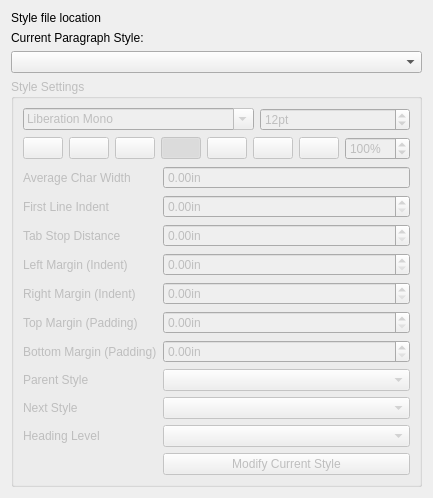
           <widget class="QWidget" name="scrollAreaWidgetContents">
            <property name="geometry">
             <rect>
              <x>0</x>
              <y>0</y>
              <width>351</width>
              <height>472</height>
             </rect>
            </property>
            <layout class="QVBoxLayout" name="verticalLayout_26">
             <item>
              <widget class="QLabel" name="style_file_path">
               <property name="toolTip">
                <string>Name of current style file</string>
               </property>
               <property name="text">
                <string>Style file location</string>
               </property>
              </widget>
             </item>
             <item>
              <widget class="QLabel" name="label_3">
               <property name="text">
                <string>Current Paragraph Style:</string>
               </property>
              </widget>
             </item>
             <item>
              <widget class="QComboBox" name="style_selector">
               <property name="focusPolicy">
                <enum>Qt::FocusPolicy::NoFocus</enum>
               </property>
              </widget>
             </item>
             <item>
              <widget class="QGroupBox" name="style_controls">
               <property name="enabled">
                <bool>false</bool>
               </property>
               <property name="title">
                <string>Style Settings</string>
               </property>
               <layout class="QVBoxLayout" name="verticalLayout_20">
                <item>
                 <layout class="QHBoxLayout" name="horizontalLayout_12">
                  <item>
                   <widget class="QFontComboBox" name="blockFont">
                    <property name="focusPolicy">
                     <enum>Qt::FocusPolicy::ClickFocus</enum>
                    </property>
                    <property name="currentFont">
                     <font>
                      <family>Courier New</family>
                      <pointsize>12</pointsize>
                     </font>
                    </property>
                   </widget>
                  </item>
                  <item>
                   <widget class="QSpinBox" name="blockFontSize">
                    <property name="focusPolicy">
                     <enum>Qt::FocusPolicy::ClickFocus</enum>
                    </property>
                    <property name="suffix">
                     <string>pt</string>
                    </property>
                    <property name="value">
                     <number>12</number>
                    </property>
                   </widget>
                  </item>
                 </layout>
                </item>
                <item>
                 <layout class="QHBoxLayout" name="horizontalLayout_15">
                  <item>
                   <widget class="QPushButton" name="blockFontBold">
                    <property name="focusPolicy">
                     <enum>Qt::FocusPolicy::NoFocus</enum>
                    </property>
                    <property name="toolTip">
                     <string>Set text italic for style</string>
                    </property>
                    <property name="text">
                     <string/>
                    </property>
                    <property name="icon">
                     <iconset resource="resources.qrc">
                      <normaloff>:/resources/edit-bold.png</normaloff>:/resources/edit-bold.png</iconset>
                    </property>
                    <property name="checkable">
                     <bool>true</bool>
                    </property>
                   </widget>
                  </item>
                  <item>
                   <widget class="QPushButton" name="blockFontItalic">
                    <property name="focusPolicy">
                     <enum>Qt::FocusPolicy::NoFocus</enum>
                    </property>
                    <property name="toolTip">
                     <string>Set text italicized for style</string>
                    </property>
                    <property name="text">
                     <string/>
                    </property>
                    <property name="icon">
                     <iconset resource="resources.qrc">
                      <normaloff>:/resources/edit-italic.png</normaloff>:/resources/edit-italic.png</iconset>
                    </property>
                    <property name="checkable">
                     <bool>true</bool>
                    </property>
                   </widget>
                  </item>
                  <item>
                   <widget class="QPushButton" name="blockFontUnderline">
                    <property name="focusPolicy">
                     <enum>Qt::FocusPolicy::NoFocus</enum>
                    </property>
                    <property name="toolTip">
                     <string>Set text underlined for style</string>
                    </property>
                    <property name="text">
                     <string/>
                    </property>
                    <property name="icon">
                     <iconset resource="resources.qrc">
                      <normaloff>:/resources/edit-underline.png</normaloff>:/resources/edit-underline.png</iconset>
                    </property>
                    <property name="checkable">
                     <bool>true</bool>
                    </property>
                   </widget>
                  </item>
                  <item>
                   <widget class="QPushButton" name="blockLeftAlign">
                    <property name="focusPolicy">
                     <enum>Qt::FocusPolicy::NoFocus</enum>
                    </property>
                    <property name="toolTip">
                     <string>Set alignment left for style</string>
                    </property>
                    <property name="text">
                     <string/>
                    </property>
                    <property name="icon">
                     <iconset resource="resources.qrc">
                      <normaloff>:/resources/edit-alignment.png</normaloff>:/resources/edit-alignment.png</iconset>
                    </property>
                    <property name="checkable">
                     <bool>true</bool>
                    </property>
                    <property name="checked">
                     <bool>true</bool>
                    </property>
                    <attribute name="buttonGroup">
                     <string notr="true">blockAlignment</string>
                    </attribute>
                   </widget>
                  </item>
                  <item>
                   <widget class="QPushButton" name="blockCenterAlign">
                    <property name="focusPolicy">
                     <enum>Qt::FocusPolicy::NoFocus</enum>
                    </property>
                    <property name="toolTip">
                     <string>Set alignment center for style</string>
                    </property>
                    <property name="text">
                     <string/>
                    </property>
                    <property name="icon">
                     <iconset resource="resources.qrc">
                      <normaloff>:/resources/edit-alignment-center.png</normaloff>:/resources/edit-alignment-center.png</iconset>
                    </property>
                    <property name="checkable">
                     <bool>true</bool>
                    </property>
                    <attribute name="buttonGroup">
                     <string notr="true">blockAlignment</string>
                    </attribute>
                   </widget>
                  </item>
                  <item>
                   <widget class="QPushButton" name="blockRightAlign">
                    <property name="focusPolicy">
                     <enum>Qt::FocusPolicy::NoFocus</enum>
                    </property>
                    <property name="toolTip">
                     <string>Set alignment right for style</string>
                    </property>
                    <property name="text">
                     <string/>
                    </property>
                    <property name="icon">
                     <iconset resource="resources.qrc">
                      <normaloff>:/resources/edit-alignment-right.png</normaloff>:/resources/edit-alignment-right.png</iconset>
                    </property>
                    <property name="checkable">
                     <bool>true</bool>
                    </property>
                    <attribute name="buttonGroup">
                     <string notr="true">blockAlignment</string>
                    </attribute>
                   </widget>
                  </item>
                  <item>
                   <widget class="QPushButton" name="blockJustify">
                    <property name="focusPolicy">
                     <enum>Qt::FocusPolicy::NoFocus</enum>
                    </property>
                    <property name="toolTip">
                     <string>Set alignment justified for style</string>
                    </property>
                    <property name="text">
                     <string/>
                    </property>
                    <property name="icon">
                     <iconset resource="resources.qrc">
                      <normaloff>:/resources/edit-alignment-justify-distribute.png</normaloff>:/resources/edit-alignment-justify-distribute.png</iconset>
                    </property>
                    <property name="checkable">
                     <bool>true</bool>
                    </property>
                    <attribute name="buttonGroup">
                     <string notr="true">blockAlignment</string>
                    </attribute>
                   </widget>
                  </item>
                  <item>
                   <widget class="QSpinBox" name="blockLineSpace">
                    <property name="focusPolicy">
                     <enum>Qt::FocusPolicy::NoFocus</enum>
                    </property>
                    <property name="toolTip">
                     <string>Set line spacing as proportion of font height (ie 200% for double space)</string>
                    </property>
                    <property name="suffix">
                     <string>%</string>
                    </property>
                    <property name="maximum">
                     <number>1000</number>
                    </property>
                    <property name="value">
                     <number>100</number>
                    </property>
                   </widget>
                  </item>
                  <item>
                   <spacer name="horizontalSpacer_2">
                    <property name="orientation">
                     <enum>Qt::Orientation::Horizontal</enum>
                    </property>
                    <property name="sizeHint" stdset="0">
                     <size>
                      <width>40</width>
                      <height>20</height>
                     </size>
                    </property>
                   </spacer>
                  </item>
                 </layout>
                </item>
                <item>
                 <layout class="QFormLayout" name="formLayout_4">
                  <item row="0" column="0">
                   <widget class="QLabel" name="label_30">
                    <property name="text">
                     <string>Average Char Width </string>
                    </property>
                   </widget>
                  </item>
                  <item row="0" column="1">
                   <widget class="QDoubleSpinBox" name="fontspaceInInch">
                    <property name="focusPolicy">
                     <enum>Qt::FocusPolicy::ClickFocus</enum>
                    </property>
                    <property name="toolTip">
                     <string>Average character width of font, use this to estimate indent and margin positions. Less accurate with proportional fonts.</string>
                    </property>
                    <property name="readOnly">
                     <bool>true</bool>
                    </property>
                    <property name="buttonSymbols">
                     <enum>QAbstractSpinBox::ButtonSymbols::NoButtons</enum>
                    </property>
                    <property name="keyboardTracking">
                     <bool>true</bool>
                    </property>
                    <property name="suffix">
                     <string>in</string>
                    </property>
                   </widget>
                  </item>
                  <item row="1" column="0">
                   <widget class="QLabel" name="label_28">
                    <property name="text">
                     <string>First Line Indent</string>
                    </property>
                   </widget>
                  </item>
                  <item row="1" column="1">
                   <widget class="QDoubleSpinBox" name="blockTextIndent">
                    <property name="focusPolicy">
                     <enum>Qt::FocusPolicy::ClickFocus</enum>
                    </property>
                    <property name="toolTip">
                     <string>Specify text indent in inches relative to page margin</string>
                    </property>
                    <property name="keyboardTracking">
                     <bool>true</bool>
                    </property>
                    <property name="suffix">
                     <string>in</string>
                    </property>
                    <property name="minimum">
                     <double>0.000000000000000</double>
                    </property>
                    <property name="singleStep">
                     <double>0.050000000000000</double>
                    </property>
                   </widget>
                  </item>
                  <item row="2" column="0">
                   <widget class="QLabel" name="label_29">
                    <property name="text">
                     <string>Tab Stop Distance</string>
                    </property>
                   </widget>
                  </item>
                  <item row="2" column="1">
                   <widget class="QDoubleSpinBox" name="blockTabStop">
                    <property name="focusPolicy">
                     <enum>Qt::FocusPolicy::ClickFocus</enum>
                    </property>
                    <property name="toolTip">
                     <string>Specify position of tab stop</string>
                    </property>
                    <property name="keyboardTracking">
                     <bool>true</bool>
                    </property>
                    <property name="suffix">
                     <string>in</string>
                    </property>
                    <property name="singleStep">
                     <double>0.050000000000000</double>
                    </property>
                   </widget>
                  </item>
                  <item row="3" column="0">
                   <widget class="QLabel" name="label_24">
                    <property name="text">
                     <string>Left Margin (Indent)</string>
                    </property>
                   </widget>
                  </item>
                  <item row="3" column="1">
                   <widget class="QDoubleSpinBox" name="blockLeftMargin">
                    <property name="focusPolicy">
                     <enum>Qt::FocusPolicy::ClickFocus</enum>
                    </property>
                    <property name="toolTip">
                     <string>Specify paragraph margin relative to left page margin</string>
                    </property>
                    <property name="keyboardTracking">
                     <bool>true</bool>
                    </property>
                    <property name="suffix">
                     <string>in</string>
                    </property>
                    <property name="minimum">
                     <double>0.000000000000000</double>
                    </property>
                    <property name="singleStep">
                     <double>0.050000000000000</double>
                    </property>
                   </widget>
                  </item>
                  <item row="4" column="0">
                   <widget class="QLabel" name="label_25">
                    <property name="text">
                     <string>Right Margin (Indent)</string>
                    </property>
                   </widget>
                  </item>
                  <item row="4" column="1">
                   <widget class="QDoubleSpinBox" name="blockRightMargin">
                    <property name="focusPolicy">
                     <enum>Qt::FocusPolicy::ClickFocus</enum>
                    </property>
                    <property name="toolTip">
                     <string>Specify right margin relative to right page margin</string>
                    </property>
                    <property name="keyboardTracking">
                     <bool>true</bool>
                    </property>
                    <property name="suffix">
                     <string>in</string>
                    </property>
                    <property name="minimum">
                     <double>0.000000000000000</double>
                    </property>
                    <property name="singleStep">
                     <double>0.050000000000000</double>
                    </property>
                   </widget>
                  </item>
                  <item row="5" column="0">
                   <widget class="QLabel" name="label_26">
                    <property name="text">
                     <string>Top Margin (Padding)</string>
                    </property>
                   </widget>
                  </item>
                  <item row="5" column="1">
                   <widget class="QDoubleSpinBox" name="blockTopMargin">
                    <property name="focusPolicy">
                     <enum>Qt::FocusPolicy::ClickFocus</enum>
                    </property>
                    <property name="toolTip">
                     <string>Specify padding for top of paragraph</string>
                    </property>
                    <property name="keyboardTracking">
                     <bool>true</bool>
                    </property>
                    <property name="suffix">
                     <string>in</string>
                    </property>
                    <property name="minimum">
                     <double>0.000000000000000</double>
                    </property>
                    <property name="singleStep">
                     <double>0.050000000000000</double>
                    </property>
                   </widget>
                  </item>
                  <item row="6" column="0">
                   <widget class="QLabel" name="label_27">
                    <property name="text">
                     <string>Bottom Margin (Padding)</string>
                    </property>
                   </widget>
                  </item>
                  <item row="6" column="1">
                   <widget class="QDoubleSpinBox" name="blockBottomMargin">
                    <property name="focusPolicy">
                     <enum>Qt::FocusPolicy::ClickFocus</enum>
                    </property>
                    <property name="toolTip">
                     <string>Specify padding for bottom of paragraph</string>
                    </property>
                    <property name="readOnly">
                     <bool>false</bool>
                    </property>
                    <property name="keyboardTracking">
                     <bool>true</bool>
                    </property>
                    <property name="suffix">
                     <string>in</string>
                    </property>
                    <property name="singleStep">
                     <double>0.050000000000000</double>
                    </property>
                   </widget>
                  </item>
                  <item row="7" column="0">
                   <widget class="QLabel" name="label_31">
                    <property name="text">
                     <string>Parent Style</string>
                    </property>
                   </widget>
                  </item>
                  <item row="7" column="1">
                   <widget class="QComboBox" name="blockParentStyle">
                    <property name="focusPolicy">
                     <enum>Qt::FocusPolicy::NoFocus</enum>
                    </property>
                    <property name="toolTip">
                     <string>Select parent style for style</string>
                    </property>
                    <property name="placeholderText">
                     <string>(None)</string>
                    </property>
                   </widget>
                  </item>
                  <item row="8" column="0">
                   <widget class="QLabel" name="label_32">
                    <property name="text">
                     <string>Next Style</string>
                    </property>
                   </widget>
                  </item>
                  <item row="8" column="1">
                   <widget class="QComboBox" name="blockNextStyle">
                    <property name="focusPolicy">
                     <enum>Qt::FocusPolicy::NoFocus</enum>
                    </property>
                    <property name="toolTip">
                     <string>Select style of next paragraph</string>
                    </property>
                   </widget>
                  </item>
                  <item row="9" column="0">
                   <widget class="QLabel" name="label_33">
                    <property name="text">
                     <string>Heading Level</string>
                    </property>
                   </widget>
                  </item>
                  <item row="9" column="1">
                   <widget class="QComboBox" name="blockHeadingLevel">
                    <property name="enabled">
                     <bool>false</bool>
                    </property>
                    <property name="focusPolicy">
                     <enum>Qt::FocusPolicy::NoFocus</enum>
                    </property>
                    <property name="toolTip">
                     <string>Specify heading level of style</string>
                    </property>
                    <item>
                     <property name="text">
                      <string/>
                     </property>
                    </item>
                    <item>
                     <property name="text">
                      <string>1</string>
                     </property>
                    </item>
                    <item>
                     <property name="text">
                      <string>2</string>
                     </property>
                    </item>
                    <item>
                     <property name="text">
                      <string>3</string>
                     </property>
                    </item>
                    <item>
                     <property name="text">
                      <string>4</string>
                     </property>
                    </item>
                    <item>
                     <property name="text">
                      <string>5</string>
                     </property>
                    </item>
                    <item>
                     <property name="text">
                      <string>6</string>
                     </property>
                    </item>
                    <item>
                     <property name="text">
                      <string>7</string>
                     </property>
                    </item>
                    <item>
                     <property name="text">
                      <string>8</string>
                     </property>
                    </item>
                    <item>
                     <property name="text">
                      <string>9</string>
                     </property>
                    </item>
                    <item>
                     <property name="text">
                      <string>10</string>
                     </property>
                    </item>
                   </widget>
                  </item>
                  <item row="10" column="1">
                   <widget class="QPushButton" name="editCurrentStyle">
                    <property name="focusPolicy">
                     <enum>Qt::FocusPolicy::NoFocus</enum>
                    </property>
                    <property name="text">
                     <string>Modify Current Style</string>
                    </property>
                   </widget>
                  </item>
                 </layout>
                </item>
                <item>
                 <spacer name="verticalSpacer_5">
                  <property name="orientation">
                   <enum>Qt::Orientation::Vertical</enum>
                  </property>
                  <property name="sizeHint" stdset="0">
                   <size>
                    <width>20</width>
                    <height>40</height>
                   </size>
                  </property>
                 </spacer>
                </item>
               </layout>
              </widget>
             </item>
            </layout>
           </widget>
